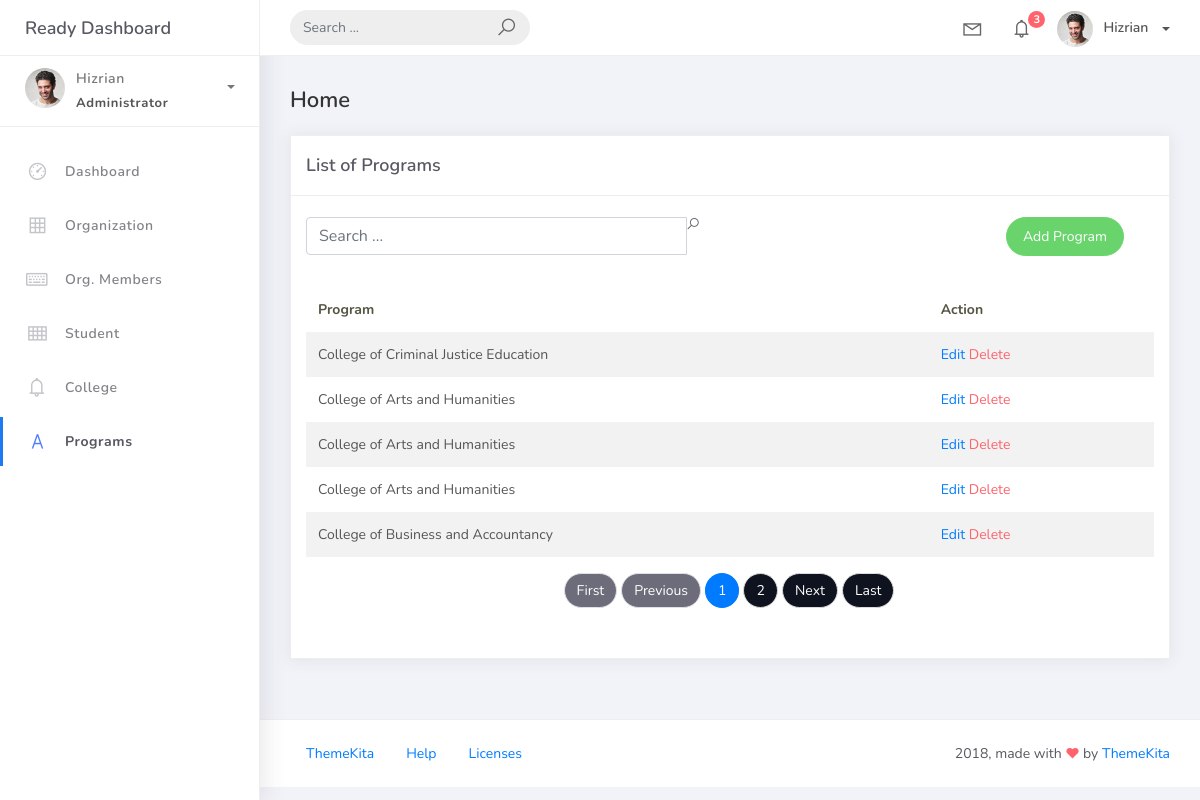
The page /program_list on the database its author committed.
### studentorg/models.py (models this page shows, shortened)
class BaseModel (models.Model ):
    create_at = models.DateTimeField(auto_now_add=True, db_index=True)
    updated_at = models.DateTimeField(auto_now=True)
    class Meta:
        abstract = True

class Program(BaseModel):
    program_name = models.CharField(max_length=150)
    college = models.ForeignKey(College, on_delete=models.CASCADE)

class College(BaseModel):
    college_name = models.CharField(max_length=150)
    def __str__(self):
        return self.college_name

### studentorg/views.py (the view)
# urls.py: path('program_list', views.ProgramList.as_view(), name='program-list'),
class ProgramList(ListView):
    model = Program
    context_object_name = 'program'
    template_name  = 'program_list.html'
    paginate_by = 5
    def get_context_data(self, **kwargs):
        context = super().get_context_data(**kwargs)
        context['program'] = Program.objects.all()
        return context
    def get_queryset(self, *args, **kwargs):
         qs = super(ProgramList, self).get_queryset(*args, **kwargs)
         if self.request.GET.get("q") != None:
             query = self.request.GET.get('q')
             qs = qs = qs.filter(Q(prog_name__icontains=query))
         return qs

### templates/program_list.html (shortened to what this page needs)
{% extends 'base.html' %} {% load static %} {% block content %}
<div class="content">
    <div class="container-fluid">
        <h4 class="page-title">Home</h4>
        <div class="row">
            <div class="col-md-12">
                <div class="card">
                    <div class="card-header">
                        <div class="card-title">List of Programs</div>
                    </div>
                    <br />
                          <div class="col-md-12 row">
                            <div class="col-md-6">
                                    <div class="input-group">
                                        <input type="text" placeholder="Search ..." class="form-control" name="q" />
                                        <div class="input-group-append">
                                            <span class="la la-search search-icon"></i>
                                            </span>
                                        </div>
                                    </div>
                            </div>
                            <div class="col-md-6">
                                <div class="pull-right">
                                    <a href="{% url 'program-add' %}" class="btn btn-success btn-rounded">Add Program</a>
                                </div>
                            </div>
                          </div>
                    <div class="card-body">
                        <table class="table table-striped mt-3">
                            <thead>
                                <tr>
                                    <th scope="col">Program</th>
                                    <th scope="col">Action</th>
                                </tr>
                            </thead>
                            <tbody>
                                {% for object in object_list %}
                                <tr>
                                    <td>{{ object.college }}</td>
                                   <td>
                                    <a href="program_list/{{ object.id }}">Edit</a>
                                    <a href="program_list/{{ object.id }}/delete" class="text-danger">Delete</a>
                                   </td>
                                </tr>
                                {% empty %}
                                <tr>
                                    <td colspan="4" style="text-align: center">
                                        <p class="text-sm font-weight-bold mb-0">No Record Found</p>
                                    </td>
                                </tr>
                                {% endfor %}
                            </tbody>
                        </table>
                        {% include 'includes/pagination.html' %}
                    </div>
                </div>
            </div>
        </div>
    </div>
</div>
{% endblock %}

### rows shown on the page
Program: college "College of Criminal Justice Education"
Program: college "College of Arts and Humanities"
Program: college "College of Arts and Humanities"
Program: college "College of Arts and Humanities"
Program: college "College of Business and Accountancy"

### other values the page prints
{{ page_num }} "1"
{{ page_num }} "2"
